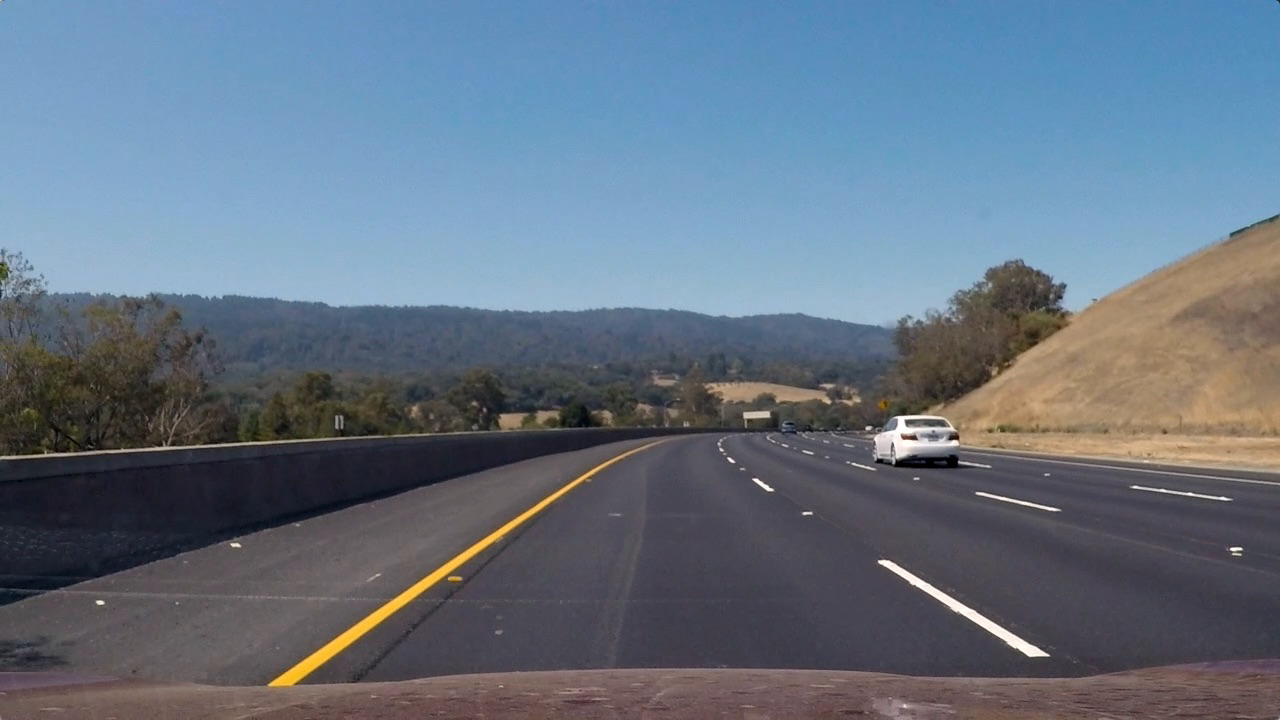
#> input picture test_images/test3.png, 1280 x 720 px, given in place of test3.jpg, which was not available
$ python color_hist.py   (older library calls are emulated)
#> lines starting #> are read from the running program, lines starting #| are printed output that depends on the picture; pictures that were not available may be replaced by others from this repository, and a replacement may not be noted
import numpy as np
import cv2
import matplotlib.pyplot as plt
import matplotlib.image as mpimg
from mpl_toolkits.mplot3d import Axes3D

image = mpimg.imread('test_images/test3.jpg')
#> image is the input picture: shape (720, 1280, 4) float32; mean R, G, B, A 0.394, 0.449, 0.51, 1

# Define a function to compute color histogram features


def color_hist(img, nbins=32, bins_range=(0, 256)):
    # Compute the histogram of the RGB channels separately
#> called with nbins = 32, bins_range = (0, 256)
    rhist = np.histogram(img[:, :, 0], bins=nbins, range=bins_range)
    ghist = np.histogram(img[:, :, 1], bins=nbins, range=bins_range)
    bhist = np.histogram(img[:, :, 2], bins=nbins, range=bins_range)
    # Generating bin centers
    bin_edges = rhist[1]
#> bin_edges = 33 values from 0 to 256
    bin_centers = (bin_edges[1:] + bin_edges[0:len(bin_edges) - 1]) / 2
#> bin_centers = 32 values from 4 to 252
    # Concatenate the histograms into a single feature vector
    hist_features = np.concatenate((rhist[0], ghist[0], bhist[0]))
#> hist_features = 96 values, max 921600 at index 0, min 0 at index 1, mean 28800
    # Return the individual histograms, bin_centers and feature vector
    return rhist, ghist, bhist, bin_centers, hist_features


rh, gh, bh, bincen, feature_vec = color_hist(image, nbins=32, bins_range=(0, 256))
#> bincen = 32 values from 4 to 252; feature_vec has the same summary as hist_features in color_hist

# Plot a figure with all three bar charts
if rh is not None:
    fig = plt.figure(figsize=(12, 3))
    plt.subplot(131)
    plt.bar(bincen, rh[0])
    plt.xlim(0, 256)
    plt.title('R Histogram')
    plt.subplot(132)
    plt.bar(bincen, gh[0])
    plt.xlim(0, 256)
    plt.title('G Histogram')
    plt.subplot(133)
    plt.bar(bincen, bh[0])
    plt.xlim(0, 256)
    plt.title('B Histogram')
    fig.tight_layout()

    plt.show()
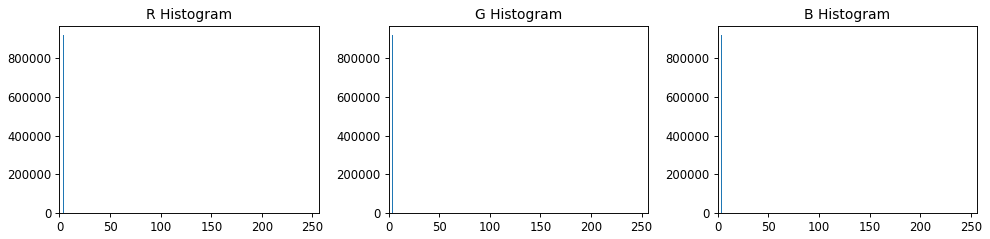
#> figure drawn by matplotlib, 3 panels; panel 1: tallest bar 921600 high, from x = 3.6 to 4.4; panel 2: tallest bar 921600 high, from x = 3.6 to 4.4; panel 3: tallest bar 921600 high, from x = 3.6 to 4.4
else:
    print('Your function is returning None for at least one variable...')


def plot3d(pixels, colors_rgb,
           axis_labels=list("RGB"), axis_limits=[(0, 255), (0, 255), (0, 255)]):
    """Plot pixels in 3D."""

    # Create figure and 3D axes
    fig = plt.figure(figsize=(8, 8))
    ax = Axes3D(fig)

    # Set axis limits
    ax.set_xlim(*axis_limits[0])
    ax.set_ylim(*axis_limits[1])
    ax.set_zlim(*axis_limits[2])

    # Set axis labels and sizes
    ax.tick_params(axis='both', which='major', labelsize=14, pad=8)
    ax.set_xlabel(axis_labels[0], fontsize=16, labelpad=16)
    ax.set_ylabel(axis_labels[1], fontsize=16, labelpad=16)
    ax.set_zlabel(axis_labels[2], fontsize=16, labelpad=16)

    # Plot pixel values with colors given in colors_rgb
    ax.scatter(
        pixels[:, :, 0].ravel(),
        pixels[:, :, 1].ravel(),
        pixels[:, :, 2].ravel(),
        c=colors_rgb.reshape((-1, 3)), edgecolors='none')

    return ax  # return Axes3D object for further manipulation


img = image

# Select a small fraction of pixels to plot by subsampling it
scale = max(img.shape[0], img.shape[1], 64) / 64  # at most 64 rows and columns
#> scale = 20
img_small = cv2.resize(img, (np.int(img.shape[1] / scale), np.int(img.shape[0] / scale)), interpolation=cv2.INTER_NEAREST)
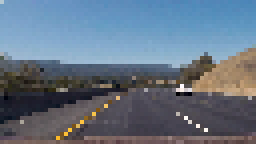
#> img_small: shape (36, 64, 4) float32 (shown 4 times larger); mean R, G, B, A 0.393, 0.451, 0.515, 1

# Convert subsampled image to desired color space(s)
img_small_RGB = cv2.cvtColor(img_small, cv2.COLOR_BGR2RGB)  # OpenCV uses BGR, matplotlib likes RGB
img_small_HSV = cv2.cvtColor(img_small, cv2.COLOR_BGR2HSV)
#> img_small_HSV: shape (36, 64, 3) float32; mean H, S, V 141.2, 0.3, 0.5
img_small_rgb = img_small_RGB / 255.  # scaled to [0, 1], only for plotting

# Plot and show
plot3d(img_small_RGB, img_small_rgb)
plt.show()

plot3d(img_small_HSV, img_small_rgb, axis_labels=list("HSV"))
plt.show()


def bin_spatial(img, color_space='RGB', size=(32, 32)):
    # Convert image to new color space (if specified)
#> called with color_space = 'RGB', size = (32, 32)
    if color_space != 'RGB':
        if color_space == 'HSV':
            feature_image = cv2.cvtColor(img, cv2.COLOR_RGB2HSV)
        elif color_space == 'LUV':
            feature_image = cv2.cvtColor(img, cv2.COLOR_RGB2LUV)
        elif color_space == 'HLS':
            feature_image = cv2.cvtColor(img, cv2.COLOR_RGB2HLS)
        elif color_space == 'YUV':
            feature_image = cv2.cvtColor(img, cv2.COLOR_RGB2YUV)
        elif color_space == 'YCrCb':
            feature_image = cv2.cvtColor(img, cv2.COLOR_RGB2YCrCb)
    else:
        feature_image = np.copy(img)
    # Use cv2.resize().ravel() to create the feature vector
    features = cv2.resize(feature_image, size).ravel()
#> features = 4096 values, max 1 at index 3, min 0.0422 at index 3204, mean 0.589
    # Return the feature vector
    return features


feature_vec = bin_spatial(image, color_space='RGB', size=(32, 32))
#> feature_vec has the same summary as features in bin_spatial

# Plot features
plt.plot(feature_vec)
plt.title('Spatially Binned Features')
plt.show()
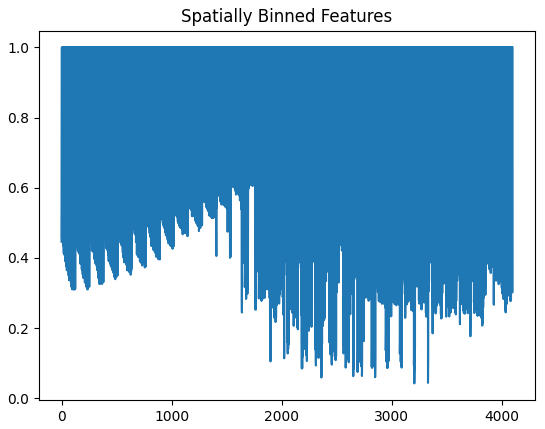
#> figure drawn by matplotlib, 1 panel; curve peaks at x = 3, y = 1

$ run again, with test_images/test1.png copied over test_images/test3.png
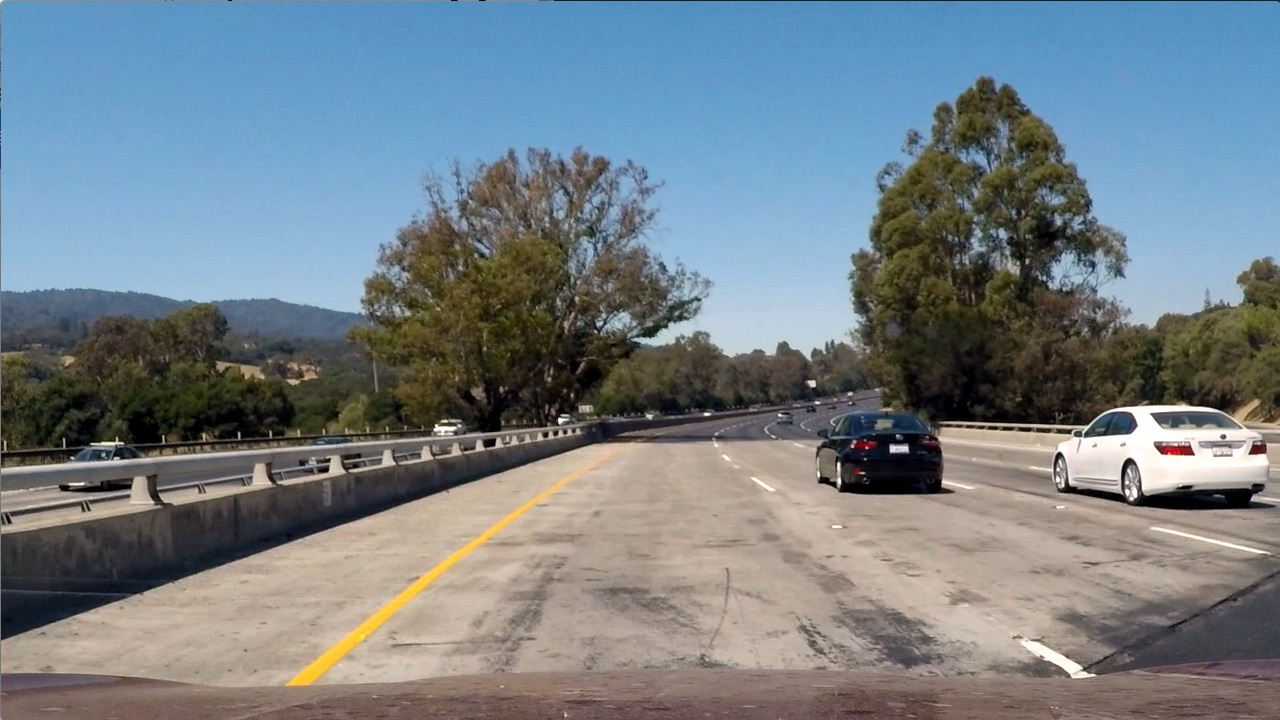
#> input picture test_images/test1.png, 1280 x 720 px, given in place of test3.jpg, which was not available
#> image is the input picture: shape (720, 1280, 4) float32; mean R, G, B, A 0.459, 0.501, 0.53, 1
#> bin_edges = 33 values from 0 to 256
#> bin_centers = 32 values from 4 to 252
#> hist_features = 96 values, max 921600 at index 0, min 0 at index 1, mean 28800
#> `rh, gh, bh, bincen, feature_vec = color_hist(image, nbins=32, bins_ran..`: bincen = 32 values from 4 to 252; feature_vec has the same summary as hist_features in color_hist
#> `img_small = cv2.resize(img, (np.int(img.shape[1] / scale), np.int(img...`:
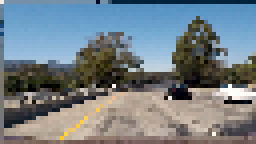
#> img_small: shape (36, 64, 4) float32 (shown 4 times larger); mean R, G, B, A 0.453, 0.497, 0.525, 1
#> img_small_HSV: shape (36, 64, 3) float32; mean H, S, V 134.9, 0.3, 0.6
#> features = 4096 values, max 1 at index 3, min 0 at index 2328, mean 0.622
#> `feature_vec = bin_spatial(image, color_space='RGB', size=(32, 32))`: feature_vec has the same summary as features in bin_spatial
#> `plt.show()`:
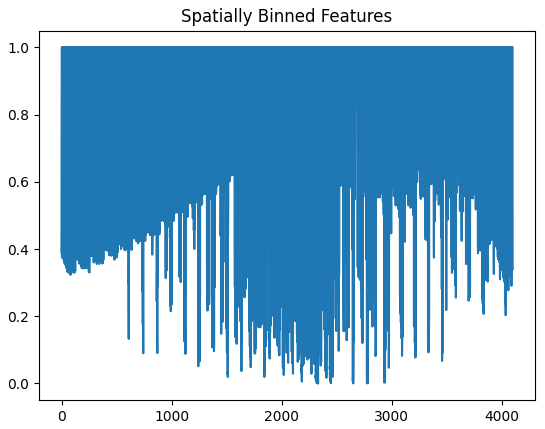
#> figure drawn by matplotlib, 1 panel; curve peaks at x = 3, y = 1

$ run again, with test_images/test2.png copied over test_images/test3.png
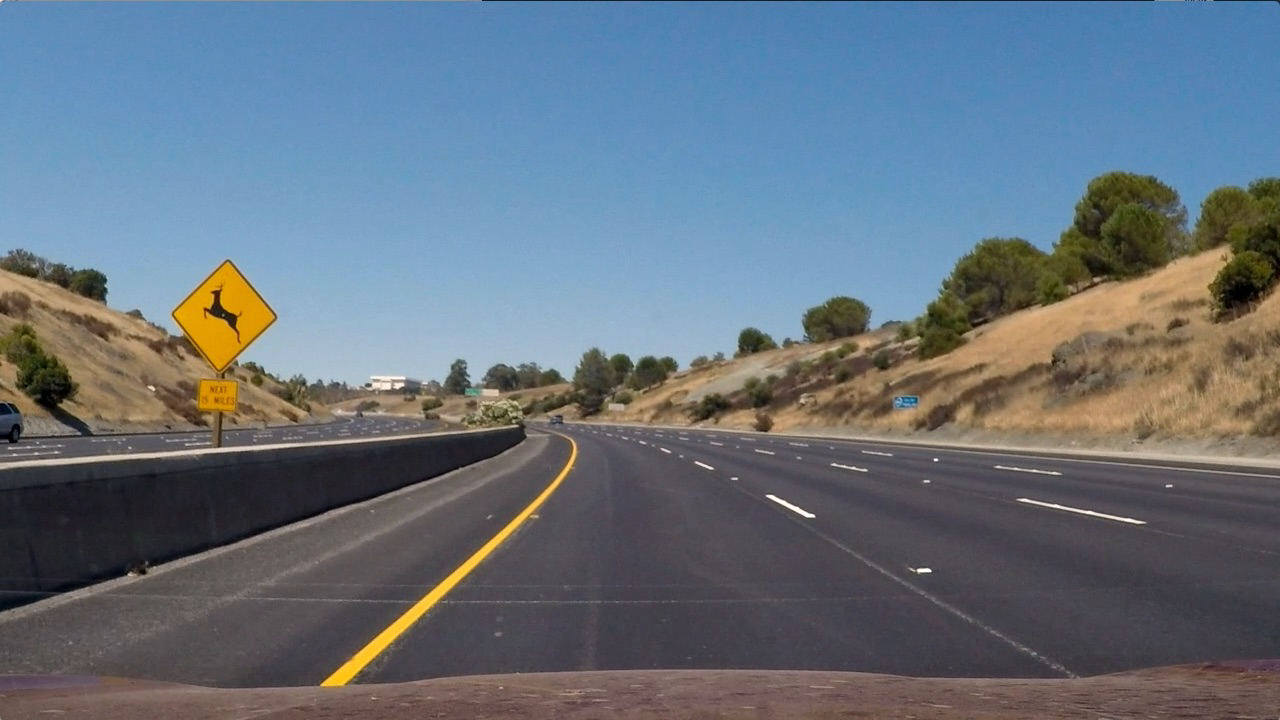
#> input picture test_images/test2.png, 1280 x 720 px, given in place of test3.jpg, which was not available
#> image is the input picture: shape (720, 1280, 4) float32; mean R, G, B, A 0.401, 0.446, 0.49, 1
#> bin_edges = 33 values from 0 to 256
#> bin_centers = 32 values from 4 to 252
#> hist_features = 96 values, max 921600 at index 0, min 0 at index 1, mean 28800
#> `rh, gh, bh, bincen, feature_vec = color_hist(image, nbins=32, bins_ran..`: bincen = 32 values from 4 to 252; feature_vec has the same summary as hist_features in color_hist
#> `img_small = cv2.resize(img, (np.int(img.shape[1] / scale), np.int(img...`:
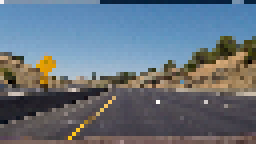
#> img_small: shape (36, 64, 4) float32 (shown 4 times larger); mean R, G, B, A 0.398, 0.444, 0.489, 1
#> img_small_HSV: shape (36, 64, 3) float32; mean H, S, V 153.4, 0.3, 0.5
#> features = 4096 values, max 1 at index 3, min 0.00049 at index 1814, mean 0.582
#> `feature_vec = bin_spatial(image, color_space='RGB', size=(32, 32))`: feature_vec has the same summary as features in bin_spatial
#> `plt.show()`:
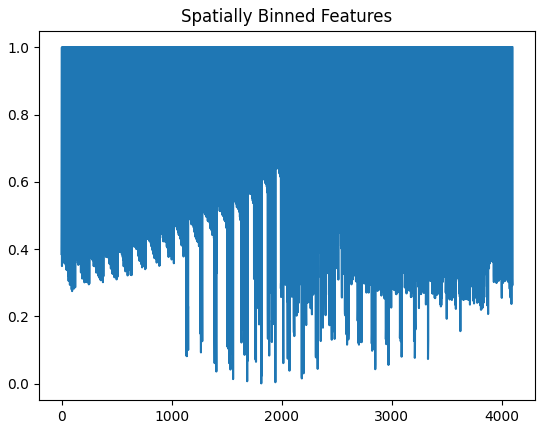
#> figure drawn by matplotlib, 1 panel; curve peaks at x = 3, y = 1

$ run again, with test_images/test4.png copied over test_images/test3.png
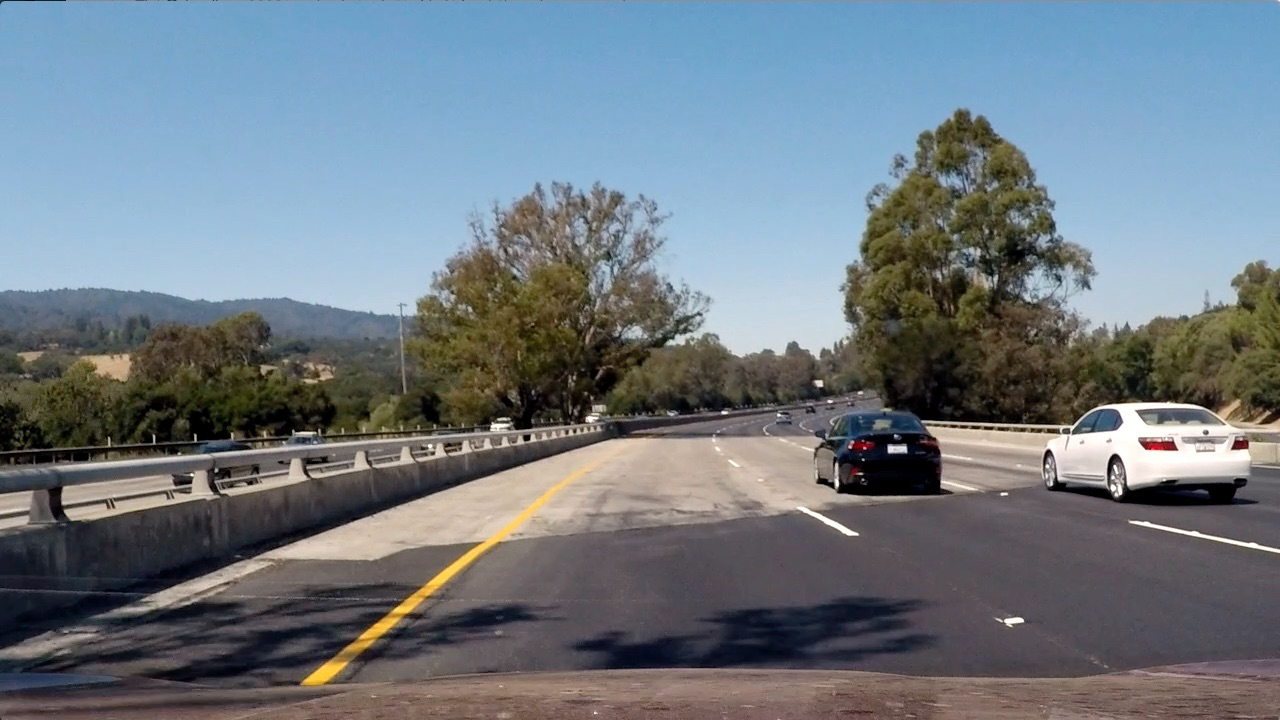
#> input picture test_images/test4.png, 1280 x 720 px, given in place of test3.jpg, which was not available
#> image is the input picture: shape (720, 1280, 4) float32; mean R, G, B, A 0.438, 0.478, 0.511, 1
#> bin_edges = 33 values from 0 to 256
#> bin_centers = 32 values from 4 to 252
#> hist_features = 96 values, max 921600 at index 0, min 0 at index 1, mean 28800
#> `rh, gh, bh, bincen, feature_vec = color_hist(image, nbins=32, bins_ran..`: bincen = 32 values from 4 to 252; feature_vec has the same summary as hist_features in color_hist
#> `img_small = cv2.resize(img, (np.int(img.shape[1] / scale), np.int(img...`:
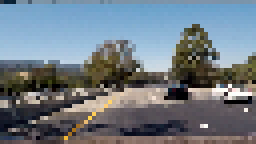
#> img_small: shape (36, 64, 4) float32 (shown 4 times larger); mean R, G, B, A 0.437, 0.478, 0.512, 1
#> img_small_HSV: shape (36, 64, 3) float32; mean H, S, V 137.8, 0.3, 0.5
#> features = 4096 values, max 1 at index 3, min 0 at index 2269, mean 0.606
#> `feature_vec = bin_spatial(image, color_space='RGB', size=(32, 32))`: feature_vec has the same summary as features in bin_spatial
#> `plt.show()`:
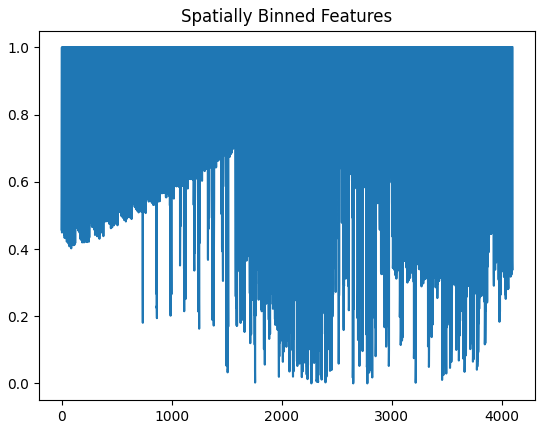
#> figure drawn by matplotlib, 1 panel; curve peaks at x = 3, y = 1
